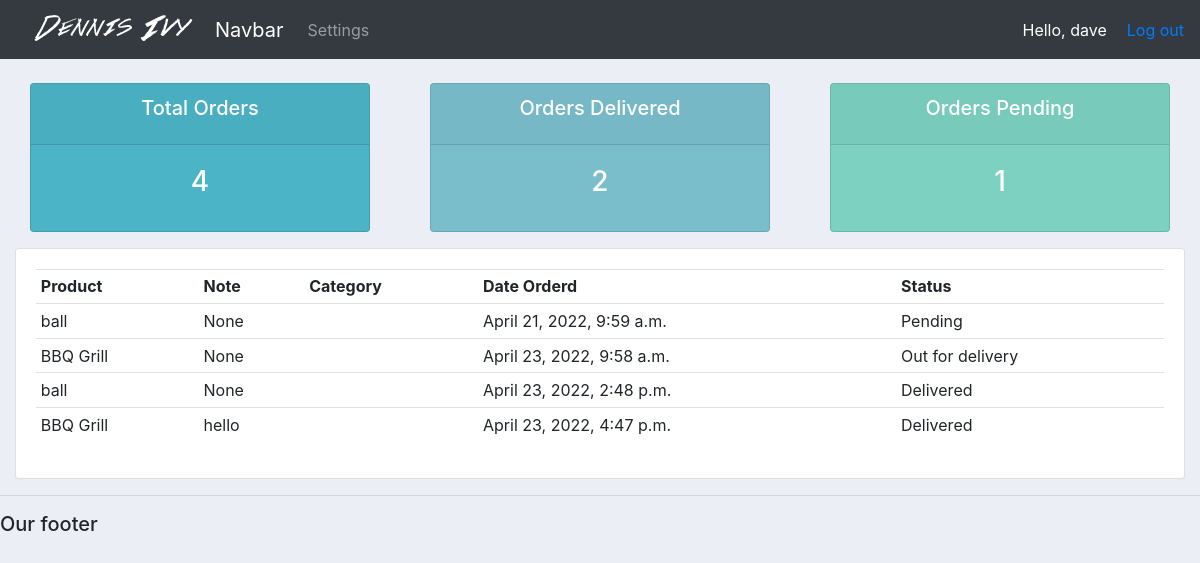
The page /user/ (signed in) on the database its author committed.
### accounts/models.py (models this page shows)
class Order(models.Model):
	STATUS = (
			('Pending', 'Pending'),
			('Out for delivery', 'Out for delivery'),
			('Delivered', 'Delivered'),
			)
	customer = models.ForeignKey(Customer, null=True, on_delete= models.SET_NULL)
	product = models.ForeignKey(Product, null=True, on_delete= models.SET_NULL)
	date_created = models.DateTimeField(auto_now_add=True, null=True)
	status = models.CharField(max_length=200, null=True, choices=STATUS)
	note=models.CharField(max_length=1000, null=True)
	def __str__(self):
		return self.product.name

class Product(models.Model):
	CATEGORY = (
			('Indoor', 'Indoor'),
			('Out Door', 'Out Door'),
			)
	name = models.CharField(max_length=200, null=True)
	price = models.FloatField(null=True)
	category = models.CharField(max_length=200, null=True, choices=CATEGORY)
	description = models.CharField(max_length=200, null=True, blank=True)
	date_created = models.DateTimeField(auto_now_add=True, null=True)
	tags = models.ManyToManyField(Tag)
	def __str__(self):
		return self.name

### accounts/decorators.py (the view)
		def wrapper_func(request, *args, **kwargs):
			group = None
			if request.user.groups.exists():
				group = request.user.groups.all()[0].name
			if group in allowed_roles:
				return view_func(request, *args, **kwargs)
			else:
				return HttpResponse('You are not authorized to view this page')

### accounts/views.py (called while the page is built)
@login_required(login_url='login')
@allowed_users(allowed_roles=['customer'])
def userPage(request):
    orders = request.user.customer.order_set.all()
    total_orders = orders.count()
    delivered = orders.filter(status ='Delivered').count()
    pending = orders.filter(status = 'Pending').count()
    print('ORDERS',orders)
    context = {'orders':orders,'total_orders':total_orders,'delivered':delivered,'pending':pending}
    return render(request, 'accounts/user.html', context)

### accounts/templates/accounts/user.html
{% extends 'accounts/main.html' %}
{% block content %}
{% include 'accounts/status.html' %}
<div class="row">
	<div class="col-md">
		<div class="card card-body">
			<table class="table table-sm">
				<tr>
					<th>Product</th>
					<th>Note</th>
					<th>Category</th>
					<th>Date Orderd</th>
					<th>Status</th>
                </tr>
				{% for order in orders %}
                <tr>
                    <td> {{order.product}} </td>
                    <td> {{order.note}} </td>
                    <td> {{order.category}} </td>
                    <td> {{order.date_created}} </td>
                    <td> {{order.status}} </td>
                </tr>
				{% endfor %}
			</table>
		</div>
	</div>
</div>
{% endblock content %}

### accounts/templates/accounts/navbar.html (shortened to what this page needs)
{% load static %}
<nav class="navbar navbar-expand-lg navbar-dark bg-dark">
  <img src="{% static 'images/logo.png' %}">
  <a class="navbar-brand" href="#">Navbar</a>
  <div class="collapse navbar-collapse" id="navbarNav">
    <ul class="navbar-nav">
      {% if request.user.is_staff %}
      <li class="nav-item active">
        <a class="nav-link" href="{% url 'home' %}">Dashboard</a>
      </li>
      <li class="nav-item">
        <a class="nav-link" href="{% url 'products' %}">Products</a>
      </li>
      {% else %}
       <li class="nav-item">
        <a class="nav-link" href="{% url 'accountSetting' %}">Settings</a>
      </li>
      {% endif %}
    </ul>
  </div>
  <span style="color:white; margin-right:20px" >Hello, {{request.user}}</span>
  <span><a href = "{% url 'logout' %}">Log out</a></span>
</nav>

### static/css/main.css (style rules this page uses)
body { background-color: #ebeff5; }

### rows shown on the page
Order: product "ball", note "None", date_created "April 21, 2022, 9:59 a.m.", status "Pending"
Order: product "BBQ Grill", note "None", date_created "April 23, 2022, 9:58 a.m.", status "Out for delivery"
Order: product "ball", note "None", date_created "April 23, 2022, 2:48 p.m.", status "Delivered"
Order: product "BBQ Grill", note "hello", date_created "April 23, 2022, 4:47 p.m.", status "Delivered"

### other values the page prints
{{ request.user }} "dave"
{{ total_orders }} "4"
{{ delivered }} "2"
{{ pending }} "1"
